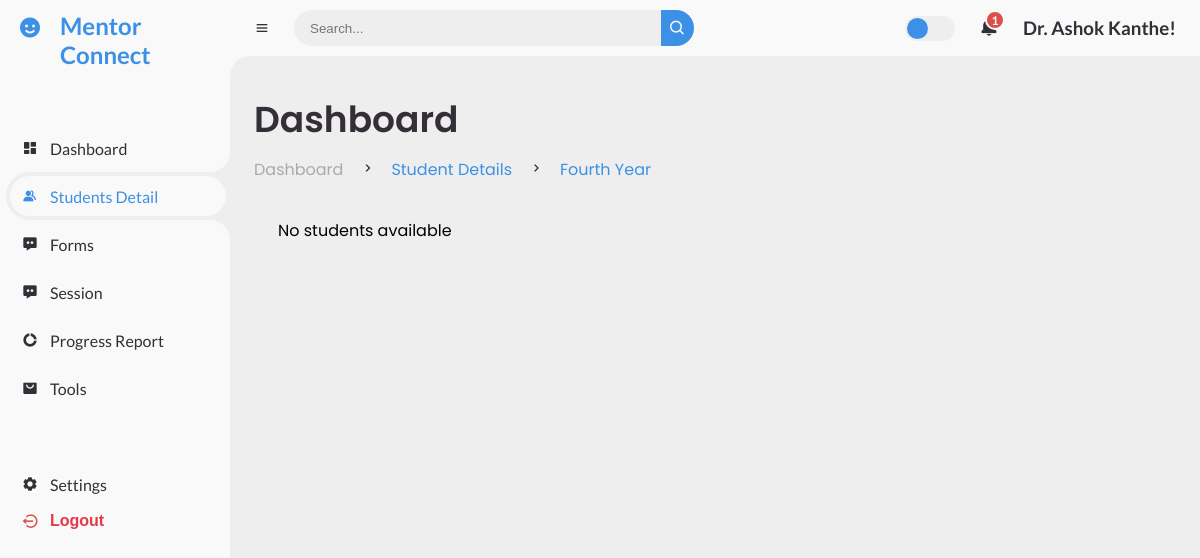
Before: /student_detail/BE (signed in) with the older database file.
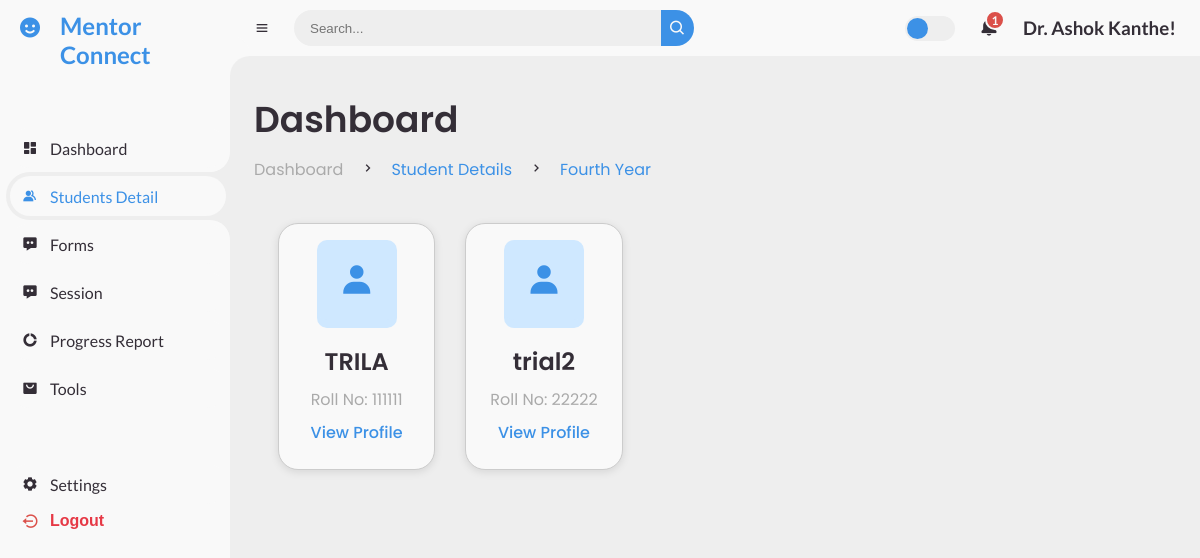
After: the same page with the newer database file.
### mentor/models.py (models this page shows, shortened)
class MentorshipData(models.Model):
    name = models.CharField(max_length=255)
    roll_number = models.CharField(max_length=50)
    division = models.CharField(max_length=10)
    faculty_mentor = models.CharField(max_length=255, null=True, blank=True)
    be_student_mentor = models.CharField(max_length=255, null=True, blank=True)
    year = models.CharField(max_length=10, blank=True)  # Year will be set based on sem
    sem = models.IntegerField(null=True)  # Semester field
    token = models.CharField(max_length=100, null=True, blank=True)
    token_created_at = models.DateTimeField(null=True, blank=True)

### mentor/views.py (the view)
@login_required
def BE(request):
    mentor = request.user
    username = mentor.username
    readable_name = username.replace('_', ' ').title()
    be_students = MentorshipData.objects.filter(year__iexact="BE",faculty_mentor=readable_name)
    context = {
        'student_count': be_students.count(),
        'students': be_students,
        'student_names': [student.name for student in be_students],
        'mentor': mentor,
    }
    return render(request, 'be.html', context)

### mentor/templatetags/username_filters.py (called while the page is built)
@register.filter
def readable_username(value):
    return value.replace('_', ' ').title()

### templates/be.html (shortened to what this page needs)
{% extends 'base.html' %}
{% block content %}
<div class="head-title">
  <div class="left">
      <h1>Dashboard</h1>
      <ul class="breadcrumb">
          <li>
              <a href="#">Dashboard</a>
          </li>
          <li><i class='bx bx-chevron-right'></i></li>
          <li>
              <a class="active" href="/student_detail">Student Details</a>
          </li>
          <li><i class='bx bx-chevron-right'></i></li>
          <li>
              <a class="active" href="#">Fourth Year</a>
          </li>
      </ul>
      <div class="student-list">
          {% for student in students %}
              <div class="student-item">
                  <div class="bx">
                      <i class='bx bxs-user'></i>
                  </div>
                  <h3>{{ student.name }}</h3>
                  <p>Roll No: {{ student.roll_number }}</p>
                  <a href="{% url 'student_profile' student.id %}">View Profile</a>
              </div>
          {% empty %}
              <div>No students available</div>
          {% endfor %}
      </div>
  </div>
</div>
{% endblock %}

Changed rows visible on the page:
added MentorshipData: name "TRILA", roll_number "111111"
added MentorshipData: name "trial2", roll_number "22222"
Other visible differences:
text no longer shown: "No students available"
